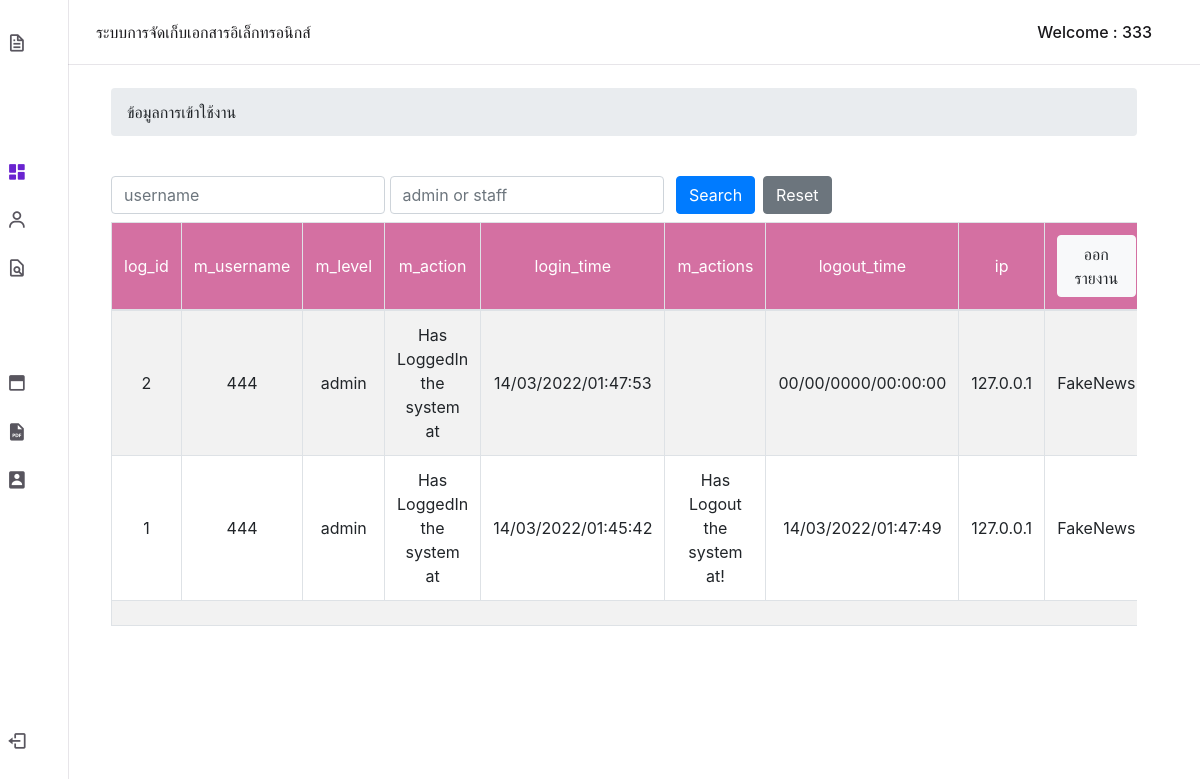
Screenshot of /admin/History_log.php (signed in) with the database file from the repository.
### tables this page shows
CREATE TABLE `history_log` (
  `log_id` int(11) NOT NULL,
  `m_username` varchar(10) NOT NULL,
  `m_level` varchar(5) NOT NULL,
  `m_action` varchar(40) NOT NULL,
  `login_time` datetime NOT NULL,
  `m_actions` varchar(40) NOT NULL,
  `logout_time` datetime NOT NULL,
  `ip` varchar(20) NOT NULL,
  `host` text NOT NULL
);

### Authen/dbcontroller.php (called while the page is built, shortened)
<?php
class DBController {
	private $host = "localhost";
	private $user = "root";
	private $password = "";
	private $database = "smp_db_fms";
    private $conn;
	function __construct() {
		$this->conn = $this->connectDB();
	}
	function connectDB() {
		$conn = mysqli_connect($this->host,$this->user,$this->password,$this->database);
		return $conn;
	}
	function runQuery($query) {
		$result = mysqli_query($this->conn,$query);
		while($row=mysqli_fetch_assoc($result)) {
			$resultset[] = $row;
		}
		if(!empty($resultset))
			return $resultset;
	}
	function numRows($query) {
		$result  = mysqli_query($this->conn, $query);
		$rowcount = mysqli_num_rows($result);
		return $rowcount;
	}
}
?>

### admin/perpage.php (called while the page is built, shortened)
<?php
	function perpage($count, $per_page = '10',$href) {
		$output = '';
		if($per_page != 0)
		$pages  = ceil($count/$per_page);
		return $output;
	}
	function showperpage($sql, $per_page = 10, $href) {
	    require_once("../Authen/dbcontroller.php");
	    $db_handle = new DBController();
	    $count   = $db_handle->numRows($sql);
		$perpage = perpage($count, $per_page,$href);
		return $perpage;
	}
?>

### admin/History_log.php (the view, shortened to what this page needs)
<!DOCTYPE html>
<html lang="en">
<head>
    <link rel="stylesheet" href="https://cdn.jsdelivr.net/npm/boxicons@latest/css/boxicons.min.css">
    <link href="https://cdn.datatables.net/1.10.20/css/dataTables.bootstrap4.min.css" rel="stylesheet"
 />
    <link rel="stylesheet" href="../assets/navbar/css/styles.css">
    <link rel="stylesheet" href="https://cdn.jsdelivr.net/npm/bootstrap@4.6.1/dist/css/bootstrap.min.css"
>
    <link rel="stylesheet" type="text/css"
        href="https://maxcdn.bootstrapcdn.com/font-awesome/4.7.0/css/font-awesome.min.css">
</head>
<body>
    <?php include 'nav.php'; ?>
    <main><br>
        <div class="container mt-5 col-xs-12 col-md-12 col-lg-12 col-xl-12">
        <nav aria-label="breadcrumb">
  <ol class="breadcrumb">
    <li class="breadcrumb-item " aria-current="page">ข้อมูลการเข้าใช้งาน</li>
  </ol>
</nav>
            <?php
require_once("../Authen/dbcontroller.php");
$username = "";
$level = "";
$queryCondition = "";
$orderby = " ORDER BY log_id desc";
$sql = "SELECT *,DATE_FORMAT(login_time, '%d/%m/%Y/%T') as dt ,DATE_FORMAT(logout_time, '%d/%m/%Y/%T') as dt2 FROM history_log where log_id " . $queryCondition ;
require_once("perpage.php");
$href = 'history_log.php';
$perPage = 10;
$page = 1;
$start = ($page-1)*$perPage;
$query =  $sql . $orderby .  " limit " . $start . "," . $perPage;
$result = $db_handle->runQuery($query);
if(!empty($result)) {
    $result["perpage"] = showperpage($sql, $perPage, $href);
}
?>
<br>
            <form name="frmSearch" method="post" action="history_log.php">
                    <div class="form-inline mb-2">
                        <div class="form-group">
                            <input type="text" placeholder="username" name="search[name]" class="form-control"
                                value="<?php echo $username; ?>" />
                        </div>
                        <div class="form-group mr-2">
                            <input type="text" placeholder="admin or staff" name="search[level]" class="form-control"
                                value="<?php echo $level; ?>" />
                        </div>
                        <div class="form-group mr-2">
                        <input type="submit" name="go" class="btn btn-primary" value="Search">
                        </div>
                        <div class="form-group mr-2">
                        <input type="reset" class="btn btn-secondary" value="Reset" onclick="window.location='History_log.php'">
                        </div>
                    </div>
                <div class="table-responsive">
                <table class="table table-bordered table-striped table-hover">
                    <thead>
                        <tr>
                            <td class='text-center'>log_id</td>
                            <td class='text-center'>m_username</td>
                            <td class='text-center'>m_level</td>
                            <td class='text-center'>m_action</td>
                            <td class='text-center'>login_time</td>
                            <td class='text-center'>m_actions</td>
                            <td class='text-center'>logout_time</td>
                            <td class='text-center'>ip</td>
                            <td class='text-center'><a href="" class="btn btn-light" data-toggle="modal"
                                    data-target="#dateform">ออกรายงาน</a></td>
                        </tr>
                    </thead>
                    <tbody>
                        <?php
					if(!empty($result)) {
						foreach($result as $k=>$v) {
						  if(is_numeric($k)) {
					?>
                        <tr>
                        <td class='text-center'><?php echo $result[$k]["log_id"]; ?></td>
                            <td class='text-center'><?php echo $result[$k]["m_username"]; ?></td>
                            <td class='text-center'><?php echo $result[$k]["m_level"]; ?></td>
                            <td class='text-center'><?php echo $result[$k]["m_action"]; ?></td>
                            <td class='text-center'><?php echo $result[$k]["dt"]; ?></td>
                            <td class='text-center'><?php echo $result[$k]["m_actions"]; ?></td>
                            <td class='text-center'><?php echo $result[$k]["dt2"]; ?></td>
                            <td class='text-center'><?php echo $result[$k]["ip"]; ?></td>
                            <td class='text-center'><?php echo $result[$k]["host"]; ?></td>
                        </tr>
                        <?php
						  }
					   }
                    }
					if(isset($result["perpage"])) {
					?>
                        <nav>
                            <tr>
                            <td colspan="9" align=center> <?php echo $result["perpage"]; ?></td>
                            </tr>
                            <?php } ?>
                        </nav>
                </table>
                </div>
            </form>
        </div>
    </main>
</body>
</html>

### assets/navbar/css/styles.css (style rules this page uses)
:root { --header-height: 3.5rem; --nav-width: 219px; --first-color: #6923D0; --first-color-light: #F4F0FA; --title-color: #19181B; --text-color: #58555E; --text-color-light: #A5A1AA; --body-color: #F9F6FD; --container-color: #FFFFFF; --body-font: 'Poppins', sans-serif; --normal-font-size: .938rem; --small-font-size: .75rem; --smaller-font-size: .75rem; --font-medium: 500; --font-semi-bold: 600; --z-fixed: 100; }
@media screen and (min-width: 1024px) { :root { --normal-font-size: 1rem; --small-font-size: .875rem; --smaller-font-size: .813rem; } }
body { margin: var(--header-height) 0 0 0; padding: 1rem 1rem 0; font-family: var(--body-font); font-size: var(--normal-font-size); background-color: var(--body-color); color: var(--text-color); }
a { text-decoration: none; }
@media screen and (min-width: 768px) { body { padding: 1rem 3rem 0 6rem; } }

### admin/History_log.php (style rules this page uses)
td, th { vertical-align: middle !important; }
.table thead tr { background-color: #d470a2 !important; color: #ffffff; text-align: left; }

### rows the page displays
history_log: log_id "2", m_username "444", m_level "admin", m_action "Has LoggedIn the system at", dt "14/03/2022/01:47:53", dt2 "00/00/0000/00:00:00", ip "127.0.0.1", host "FakeNews"
history_log: log_id "1", m_username "444", m_level "admin", m_action "Has LoggedIn the system at", dt "14/03/2022/01:45:42", m_actions "Has Logout the system at!", dt2 "14/03/2022/01:47:49", ip "127.0.0.1", host "FakeNews"

### other values shown
$m_username "333"
